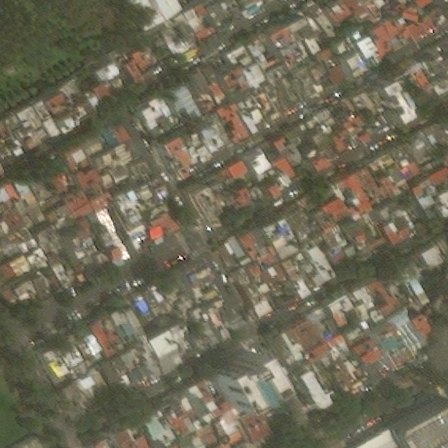
#> input picture report/bundle/images/data-earthquake-post.jpg, 448 x 448 px
$ python -i scenes.py   (imports and definitions only)
#> lines starting #> are read from the running program, lines starting #| are printed output that depends on the picture; pictures that were not available may be replaced by others from this repository, and a replacement may not be noted
### src/disaster_lens/detection/mask_metrics.py
"""Pixel-mask IoU matching and compact, uncompressed window-RLE serialization."""

import hashlib
import json
from collections.abc import Callable
from pathlib import Path

import numpy as np

from disaster_lens.detection.box_metrics import SceneMatches, match_overlaps
from disaster_lens.data.footprints import MaskWindow


VERIFIED_EXPORTS = ("matched_checkpoint_metrics", "tiled_inference_not_comparable_to_checkpoint_metrics",
                    "test_split_no_recorded_metrics")


def verified_export(export_dir: Path) -> tuple[dict, Path, str]:
    """(metrics, predictions path, predictions SHA-256) of a verified instance export.

    Accepts an untiled export that reproduced its checkpoint metrics, or a tiled export (a different
    predictor, verified for identity/provenance by the export runner). The prediction file must match
    its recorded hash either way.
    """
    metrics = json.loads((export_dir / "metrics.json").read_text())
    path = export_dir / "predictions.jsonl"
    with path.open("rb") as stream:
        digest = hashlib.file_digest(stream, "sha256").hexdigest()
    if metrics.get("export_verification") not in VERIFIED_EXPORTS or digest != metrics["provenance"]["predictions_sha256"]:
        raise ValueError("Requires a verified export with matching prediction hash.")
    return metrics, path, digest


# [76 lines left out: functions encode_window, decode_window, mask_iou_row, match_mask_scene, not called in this run]

### report/scripts/scenes.py
"""Scene imagery and outlines for the report bundle (CPU; reads local model outputs and xBD test imagery).

    uv run --group notebook python report/scripts/scenes.py

Writes report/bundle/:
  data/explorer.json        the main explorer scene: detected outlines (class, confidence, outcome) and references
  data/scenes.json          explorer scene list (first scene + per disaster type the two scenes with the most damage)
  data/examples.json        one example crop per disaster type (with found / correct counts)
  data/dataset.json         split sizes and class balance
  data/example-building.json class probabilities of one correctly rated destroyed house
  scenes/<scene>.json       compact outlines per explorer scene (fetched by the website when selected)
  images/                   scene crops, overlays, 448 px example tiles, architecture parts, card cover
Scene choices follow fixed rules (no hand-picking), so failure cases are included.
"""

import csv
import json
import re
from collections import Counter, defaultdict

import contourpy
import numpy as np
from paths import (
    CLASSES,
    COLORS,
    DAMAGE_RUN,
    DATA,
    DATASETS,
    IMAGES,
    ROOT,
    SCENES,
    TEST_EXPORT,
    TEST_IMAGES,
    TEST_MANIFEST,
    write_json,
)
from PIL import Image, ImageDraw
from shapely import wkt
from shapely.geometry import Polygon

from disaster_lens.detection.mask_metrics import decode_window, verified_export

SCORE_THRESHOLD = 0.5
MAIN_SCENE, MAIN_CROP = "socal-fire_00000937", (72, 0, 952, 880)   # 880 px square above the no-imagery strip
TYPES = [("fire", "Wildfire"), ("flooding", "Flood"), ("wind", "Hurricane wind"), ("tsunami", "Tsunami"),
         ("earthquake", "Earthquake"), ("volcano", "Volcano")]
EXPLORER_TYPES = ("fire", "flooding", "wind", "tsunami", "earthquake")
EXAMPLE_WINDOW, EXPLORER_WINDOW, EXPLORER_PER_TYPE = 448, 768, 2
EVENTS = {"santa-rosa-wildfire": "Santa Rosa wildfire", "socal-fire": "Southern California wildfire",
          "hurricane-harvey": "Hurricane Harvey", "hurricane-florence": "Hurricane Florence",
          "midwest-flooding": "Midwest flooding", "hurricane-matthew": "Hurricane Matthew",
          "hurricane-michael": "Hurricane Michael", "palu-tsunami": "Palu tsunami",
          "mexico-earthquake": "Mexico earthquake", "guatemala-volcano": "Fuego volcano"}
PROBABILITIES = [f"probability_{c}" for c in CLASSES]
SCENE_ID = re.compile(rb'"scene_id":\s*"([^"]+)"')


class ExportIndex:
    """Random access to the scenes of a verified detector export (one byte offset per scene)."""

    def __init__(self, export_dir) -> None:
        _, self.path, _ = verified_export(export_dir)
        self.offsets: dict[str, int] = {}
        with self.path.open("rb") as stream:
            while line := stream.readline():
                self.offsets[SCENE_ID.search(line, 0, 400).group(1).decode()] = stream.tell() - len(line)

    # [4 lines left out: function record, not called in this run]


# [1 line that did not run here, left out]


# --- outlines -------------------------------------------------------------------------------------------------------

# [71 lines left out: functions mask_polygon, to_crop, scene_data, not called in this run]


def crop_image(phase: str, scene: str, crop: tuple[int, int, int, int]) -> Image.Image:
    with Image.open(TEST_IMAGES / "images" / f"{scene}_{phase}_disaster.png") as image:
        return image.convert("RGB").crop(crop)


def _hex(color: str, alpha: int) -> tuple[int, int, int, int]:
    return int(color[1:3], 16), int(color[3:5], 16), int(color[5:7], 16), alpha


# [9 lines left out: function overlay, not called in this run]


def rounded(points: list[list[float]]) -> list[list[float]]:
    """Outline coordinates to 0.5 px: plenty for display, and keeps the scene files small."""
    return [[round(x * 2) / 2, round(y * 2) / 2] for x, y in points]


def save(image: Image.Image, name: str) -> None:
    image.save(IMAGES / name, quality=86, optimize=True, progressive=True)


# --- selection rules -----------------------------------------------------------------------------------------------

# [21 lines left out: functions building_centres, densest_window, not called in this run]


def ranked(centres: dict, kind: dict, disaster: str, exclude: set[str]) -> list[str]:
    return sorted((s for s in centres if kind[s] == disaster and s not in exclude),
                  key=lambda s: (-sum(d for *_, d in centres[s]), s))


# --- outputs -------------------------------------------------------------------------------------------------------

# [44 lines left out: functions explorer_scenes, examples, not called in this run]


def main_scene_parts(data: dict) -> None:
    """Architecture-figure parts (440 px), the full-size damage overlay and the 16:9 card cover."""
    pre, post = crop_image("pre", MAIN_SCENE, MAIN_CROP), crop_image("post", MAIN_SCENE, MAIN_CROP)
    small = 440
    scale = small / data["size"]
    pre_s, post_s = pre.resize((small, small), Image.LANCZOS), post.resize((small, small), Image.LANCZOS)
    save(pre_s, "arch-pre.jpg")
    save(post_s, "arch-post.jpg")
    save(overlay(pre_s, data["detections"], lambda _: COLORS["building"], scale=scale, fill=55), "arch-found.jpg")
    save(overlay(post_s, data["detections"], lambda d: COLORS[d["label"]], scale=scale), "arch-damage.jpg")
    damaged = overlay(post, data["detections"], lambda d: COLORS[d["label"]], scale=1.0, width=3)
    save(damaged, "explorer-damage.jpg")
    width, height, gap = 1920, 1080, 16
    panel = (width - gap) // 2
    cover = Image.new("RGB", (width, height), (255, 255, 255))
    for x, image in ((0, pre), (panel + gap, damaged)):
        scaled = image.resize((height, height), Image.LANCZOS)
        left = (height - panel) // 2
        cover.paste(scaled.crop((left, 0, left + panel, height)), (x, 0))
    save(cover, "cover.jpg")


# [48 lines left out: functions example_building, dataset_numbers, main, not called in this run]


# [2 lines not run here, left out]

>>> import cv2
>>> picture = cv2.imread('../bundle/images/data-earthquake-post.jpg')
#> picture is the input picture: shape (448, 448, 3); mean B, G, R 87.7, 106.7, 111.5
>>> result = main_scene_parts(picture)
#> in crop_image, `return image.convert("RGB").crop(crop)`:
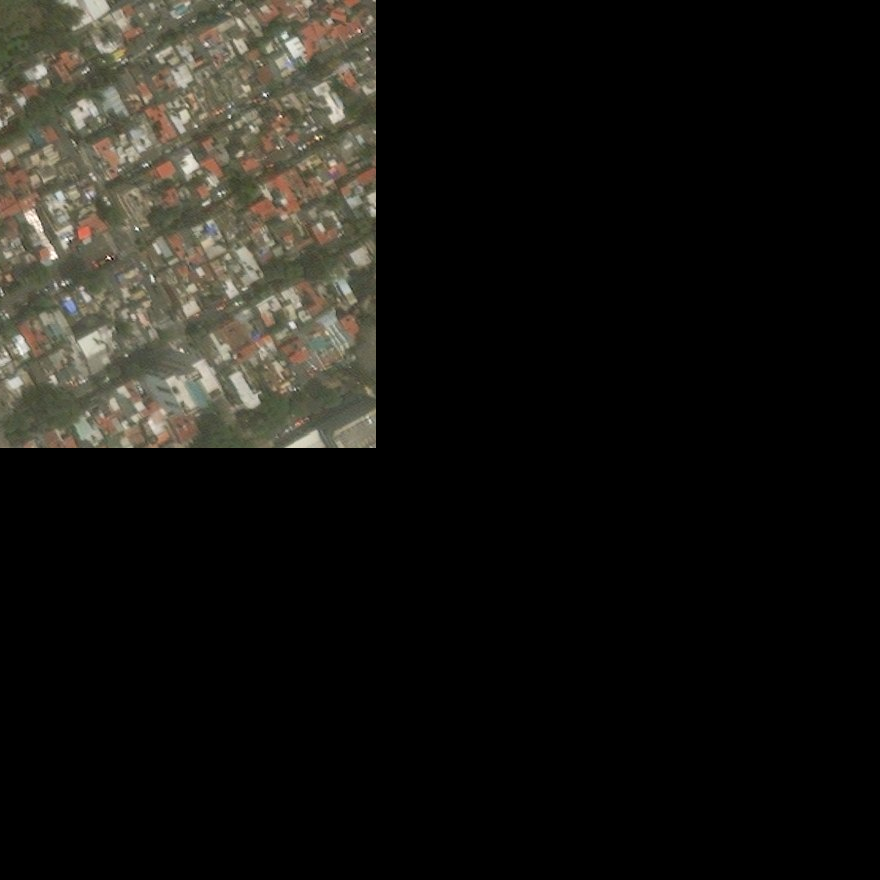
#> returned value: PIL image 880x880 RGB; mean R, G, B 24.9, 23.7, 19.6
#> call 2 of crop_image, with phase = 'post', scene = 'socal-fire_00000937', crop = (72, 0, 952, 880)
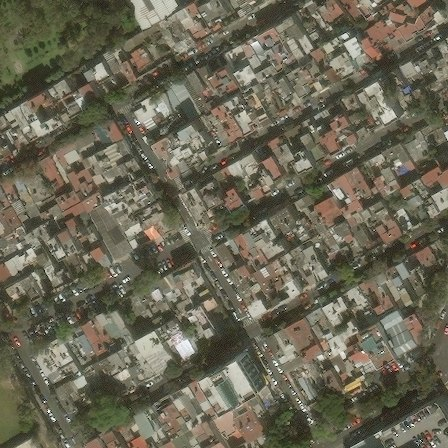
#> input picture report/bundle/images/data-earthquake-pre.jpg, 448 x 448 px, given in place of socal-fire_00000937_post_disaster.png, which was not available
#> in crop_image, image is the input picture: PIL image 448x448 RGB; mean R, G, B 105.9, 102.2, 84.5
#> in crop_image (call 2), `return image.convert("RGB").crop(crop)`:
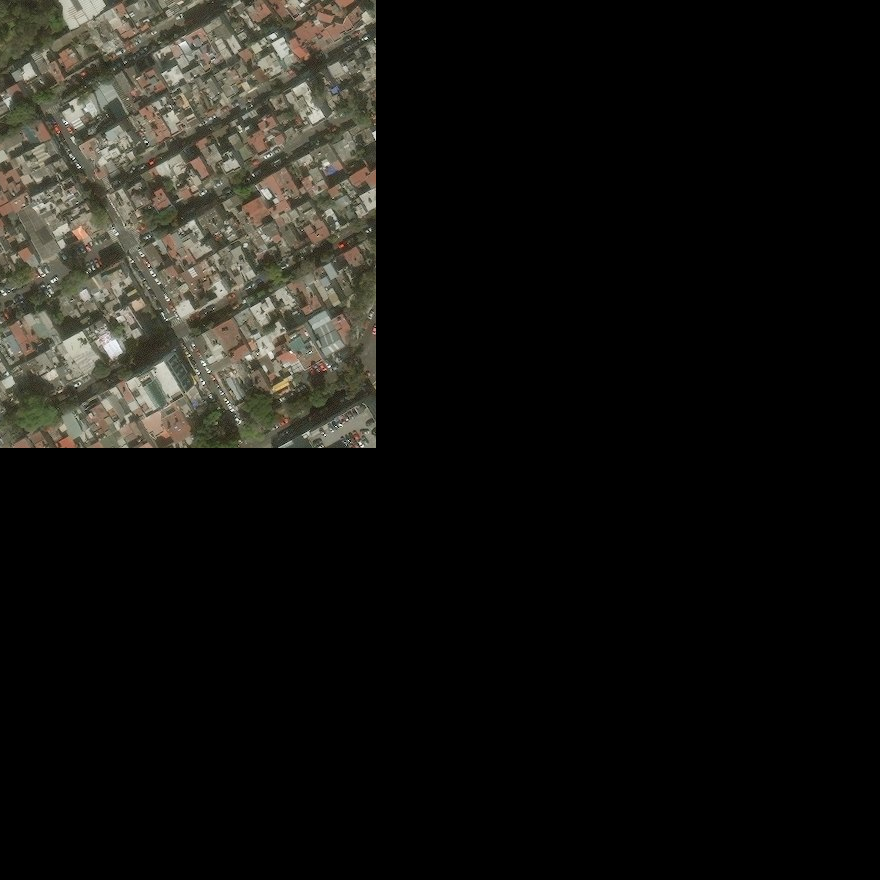
#> returned value: PIL image 880x880 RGB; mean R, G, B 23.3, 22.4, 18.6
#> (the run stopped early here; a loop or call above may not have finished)
